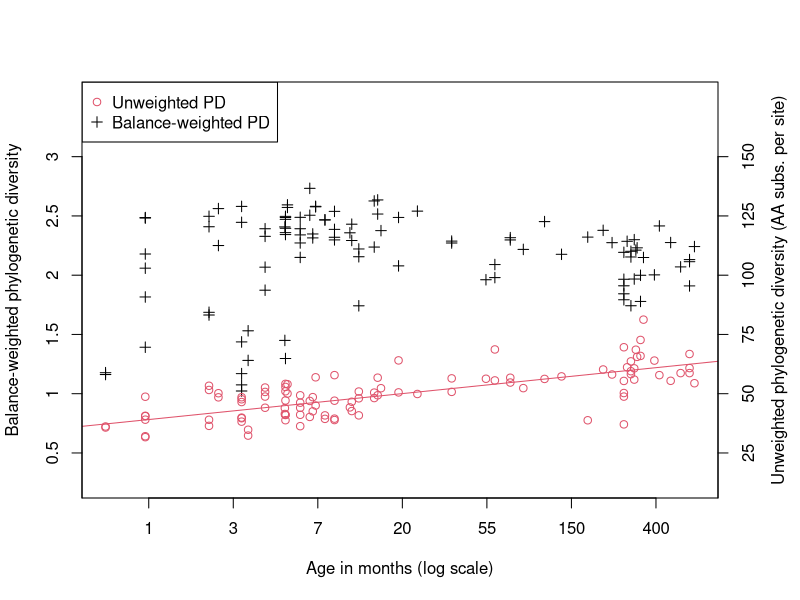

The R source for this figure:
#!/usr/bin/env Rscript

fpd<-read.table("rarer.csv",head=T)
abab<-read.table("human_micro_meta.csv",head=T,sep="\t")

logage<-log(12*abab$Age.of.host..years.[match(fpd$placerun,as.integer(abab$MG.RAST.ID))])

pdf("phylo_diversity.pdf")
par(mar=c(5.1,4.1,4.1,4.1))
plot(logage,fpd$awpd,pch=3,ylim=c(0.25,3.5),ylab="Balance-weighted phylogenetic diversity",xlab="Age in months (log scale)",axes=F)
points(logage,fpd$pd/50,col=2)
abline(line(logage,fpd$pd/50),col=2)
#abline(line(logage,fpd$awpd))
pdaxis=c(0,0.5,1,1.5,2,2.5,3)
axis(side=2,at=pdaxis,labels=pdaxis)
ageaxis=seq(0,6,by=1)
axis(side=1,at=ageaxis,labels=round(signif(exp(ageaxis),2)))
axis(side=4,at=pdaxis,labels=50*pdaxis)
mtext("Unweighted phylogenetic diversity (AA subs. per site)",side=4,line=2.5)
legend("topleft", legend=c("Unweighted PD", "Balance-weighted PD"), pch=c(1,3),col=c(2,1))
box()
dev.off()

